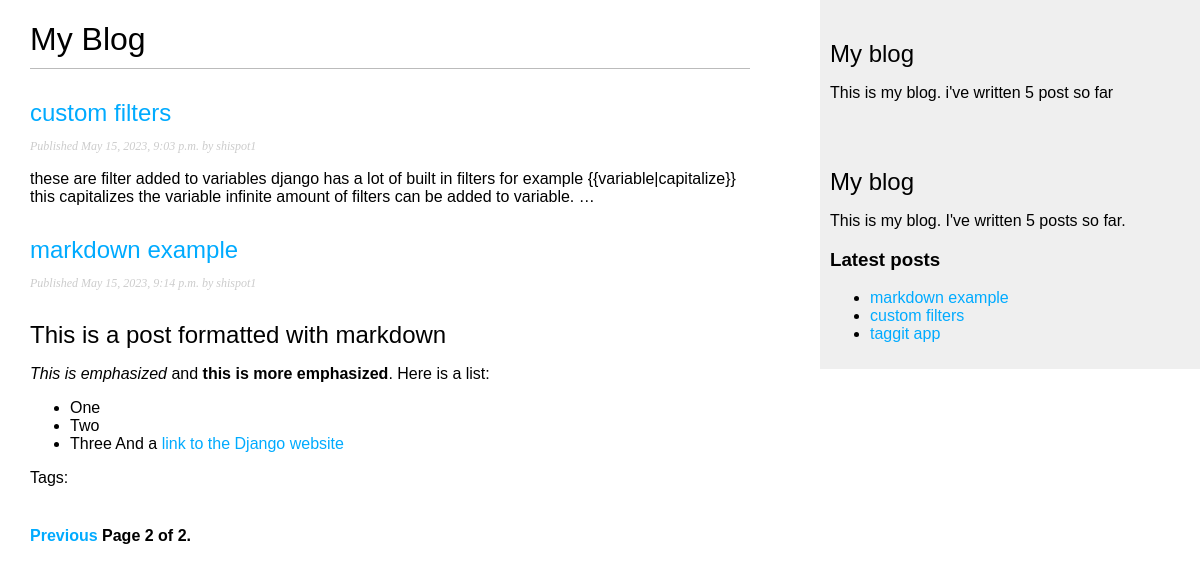
Screenshot of /blog/?page=2 with the database file from the repository.
### blog/models.py (models this page shows)
class Post(models.Model):
    STATUS_CHOICES = (
        ('draft','Draft')
        ,('published','published')
    )
    title = models.CharField(max_length=250)
    slug = models.SlugField(max_length=250,unique_for_date='publish')
    author = models.ForeignKey(User, on_delete=models.CASCADE, related_name='blog_posts')
    thumbnail = models.ImageField(null=True, blank=True,upload_to="images",default="placeholder" )
    body = models.TextField()
    publish = models.DateTimeField(default=timezone.now)
    created = models.DateTimeField(auto_now_add=True)
    updated = models.DateTimeField(auto_now=True)
    status = models.CharField(max_length=10,
    choices=STATUS_CHOICES,
default='draft')
    def get_absolute_url(self):
        return reverse('blog:post_detail',
                args=[self.publish.year,
                    self.publish.month,
                    self.publish.day, self.slug])
    tags = TaggableManager()

### blog/views.py (the view)
# urls.py: path('', views.post_list, name='post_list'),
def post_list(request, tag_slug=None):
    object_list = Post.objects.all()
    tag = None
    if tag_slug:
        tag = get_object_or_404(Tag, slug=tag_slug)
        object_list = object_list.filter(tags_in=[tag])
    paginator = Paginator(object_list, 3) # 3 posts in each page
    page = request.GET.get('page')
    try:
        posts = paginator.page(page)
    except PageNotAnInteger:
     posts = paginator.page(1)
    except EmptyPage:
        posts = paginator.page(paginator.num_pages)
    return render(request,'post/list.html',{'page': page,'posts': posts,'tag':tag})

### blog/templatetags/blog_tags.py (called while the page is built)
@register.simple_tag
def total_posts():
    return Post.objects.count()

@register.inclusion_tag('post/latest_posts.html')
def show_latest_posts(count=5):
    latest_posts = Post.objects.order_by('-publish')[:count]
    return {'latest_posts': latest_posts}

@register.filter(name='markdown')
def markdown_format(text):
    return mark_safe(markdown.markdown(text))

### blog/templates/post/list.html (shortened to what this page needs)
{% extends "blog/base.html" %}
{% load blog_tags %}
{% block content %}
<h1>My Blog</h1>
{% for post in posts %}
<h2>
<a href="{{ post.get_absolute_url }}">
{{ post.title }}
</a>
</h2>
<p class="date">
Published {{ post.publish }} by {{ post.author }}
</p>
{{ post.body|markdown|truncatewords_html:30 }}
{% endfor %}
<p class="tags">
    Tags:
    </p>
    {% include "blog/pagination.html" with page=posts %}
{% endblock %}

### blog/templates/post/latest_posts.html
<ul>
    {% for post in latest_posts %}
    <li>
    <a href="{{ post.get_absolute_url }}">{{ post.title }}</a>
    </li>
    {% endfor %}
    </ul>

### blog/static/css/blog.css (style rules this page uses)
body { margin:0; padding:0; font-family:helvetica, sans-serif; }
a { color:#00abff; text-decoration:none; }
h1 { font-weight:normal; border-bottom:1px solid #bbb; padding:0 0 10px 0; }
h2 { font-weight:normal; margin:30px 0 0; }
p.date { color:#ccc; font-family: georgia, serif; font-size: 12px; font-style: italic; }

### rows the page displays
Post: title "custom filters", publish "May 15, 2023, 9:03 p.m.", author "shispot1", body "these are filter added to variables django has a lot of built in filters for example {{variable|capitalize}} this capitalizes the variable infinite amount of filters can be added to variable. …"
Post: title "markdown example", publish "May 15, 2023, 9:14 p.m.", author "shispot1", body "This is a post formatted with markdown This is emphasized and this is more emphasized . Here is a list: One Two Three And a link to the Django website"
Post: title "taggit app"

### other values shown
{{ page.number }} "2"
{{ page.paginator.num_pages }} "2"
